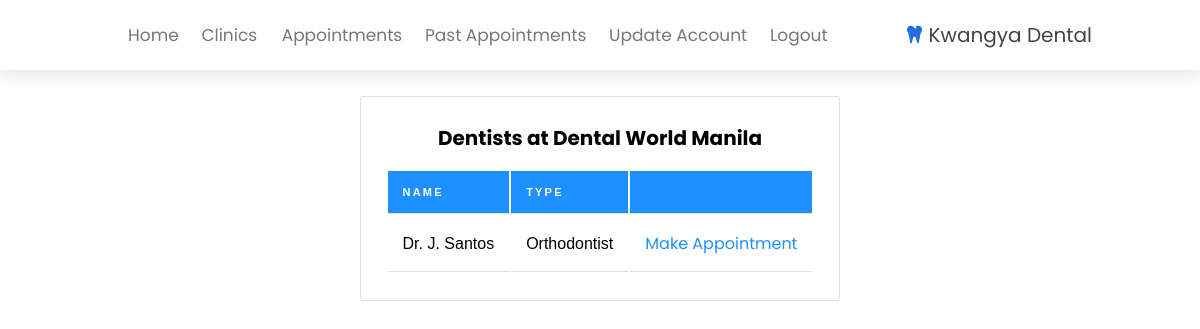
Screenshot of /dentists.php?location=3 (signed in) with the database file from the repository.
### tables this page shows
CREATE TABLE `clinic` (
  `clinic_id` int(10) NOT NULL,
  `location` varchar(32) NOT NULL,
  `open_hr` varchar(4) NOT NULL DEFAULT '1000',
  `close_hr` varchar(4) NOT NULL DEFAULT '1800'
);

CREATE TABLE `dentist` (
  `username` varchar(32) NOT NULL,
  `name` varchar(50) NOT NULL,
  `phone` bigint(10) NOT NULL,
  `age` int(3) NOT NULL,
  `sex` set('M','F') NOT NULL,
  `d_type` set('General','Orthodontist') NOT NULL,
  `location` varchar(32) NOT NULL
);

### dentists.php (the view, shortened to what this page needs)
<?php
$db = mysqli_connect('localhost', 'root', '', 'dcms') or die("could not connect to database");
$locn = $_GET['location'];
?>
<!DOCTYPE HTML>
<html>
<head>
    <link rel="stylesheet" href="assets/css/menu.css">
    <link rel="stylesheet" href="assets/css/main.css">
    <link rel="stylesheet" href="assets/css/landingpage.css">
    <link rel="stylesheet" href="https://cdnjs.cloudflare.com/ajax/libs/font-awesome/6.1.1/css/all.min.css">
</head>
<body><br><br><br><br>
    <center>
        <?php require_once("header.php"); ?>
        <div class="content-section" style="width:40%"><br>
            <?php
            $query2 = "SELECT location FROM clinic WHERE clinic_id = '$locn' LIMIT 1";
            $res_locn = mysqli_query($db, $query2);
            if ($res_locn == false || mysqli_num_rows($res_locn) == 0)
                echo "<h3>Invalid Location</h3>";
            else {
                $row = mysqli_fetch_assoc($res_locn);
                $loc = $row['location'];
                echo "<h2>Dentists at $loc</h2><br>";
                $query = "SELECT * FROM dentist WHERE location = '$loc'";
                $res_dentist = mysqli_query($db, $query);
                if ($res_dentist == false || mysqli_num_rows($res_dentist) == 0)
                    echo  "<h3>No dentists available</h3>";
                else {
                    echo "<table><tr><th>Name</th><th>Type</th><th></th></tr>";
                    while ($row = mysqli_fetch_assoc($res_dentist)) {
                        $link = "makeappointment.php?dentist=" . $row['username'] . "";
                        echo "<tr><td>Dr. " . $row['name'] . "</td><td>" . $row['d_type'] . "</td><td><a href='$link'>Make Appointment</a></td></tr>";
                    }
                }
            }
            ?>
            </table><br>
        </div>
    </center>
</body>
</html>

### assets/css/menu.css (style rules this page uses)
.content-section { background: #ffffff; padding: 10px 20px; border: 1px solid #dddddd; border-radius: 3px; margin-bottom: 20px; }
th, td { padding: 15px; text-align: left; font-family: "Montserrat", sans-serif; border-bottom: 1px solid #ddd; }
th { font-family: "Montserrat", sans-serif; font-size: 1.1rem; text-transform: uppercase; color: white; letter-spacing: .2em; background-color: dodgerblue; }

### assets/css/main.css (style rules this page uses)
:root { --green:#236edf; --black:#444; --light-color:#777; --box-shadow:.5rem .5rem 0 rgba(22, 160, 133, .2); --text-shadow:.4rem .4rem 0 rgba(0, 0, 0, .2); --border:.2rem solid var(--green); }
* { font-family: 'Poppins', sans-serif; margin:0; padding: 0; box-sizing: border-box; outline: none; border: none; transition: all .2s ease-out; text-decoration: none; }
html { font-size: 62.5%; overflow-x: hidden; scroll-padding-top: 7rem; scroll-behavior: smooth; }

### dentists.php (style rules this page uses)
a { color: dodgerblue; }
h2 { font-size: 20px; }
tr { font-size: 16px; }

### rows the page displays
clinic: location "Dental World Manila"
dentist: name "J. Santos", d_type "Orthodontist"
